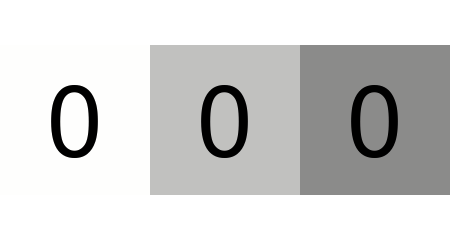

The notebook cell saved with this chart:
### Code cell
arr5 = einops.rearrange(arr[0], "c h w -> h (c w)")
print(arr5.shape)
display_array_as_img(arr5)

### Figure 1 — Plotly figure (JSON) as saved in the notebook; plotly's stock layout.template omitted (floating-point values rounded to 4 significant figures; data arrays with more than 128 entries replaced by an {"elided": "..."} marker saying what was removed)
{"data": [{"coloraxis": "coloraxis", "name": "0", "z": {"elided": "150x450 int values"}, "type": "heatmap", "xaxis": "x", "yaxis": "y", "hovertemplate": "x: %{x}<br>y: %{y}<br>color: %{z}<extra></extra>"}], "layout": {"xaxis": {"anchor": "y", "domain": [0.0, 1.0], "scaleanchor": "y", "constrain": "domain", "showticklabels": false}, "yaxis": {"anchor": "x", "domain": [0.0, 1.0], "autorange": "reversed", "constrain": "domain", "showticklabels": false}, "coloraxis": {"colorscale": [[0.0, "rgb(0, 0, 0)"], [0.09091, "rgb(16, 16, 16)"], [0.1818, "rgb(38, 38, 38)"], [0.2727, "rgb(59, 59, 59)"], [0.3636, "rgb(81, 80, 80)"], [0.4545, "rgb(102, 101, 101)"], [0.5455, "rgb(124, 123, 122)"], [0.6364, "rgb(146, 146, 145)"], [0.7273, "rgb(171, 171, 170)"], [0.8182, "rgb(197, 197, 195)"], [0.9091, "rgb(224, 224, 223)"], [1.0, "rgb(254, 254, 253)"]], "cmin": 0, "cmax": 255, "showscale": false}, "margin": {"t": 0, "b": 0, "l": 0, "r": 0}, "height": 150, "width": 450}}
